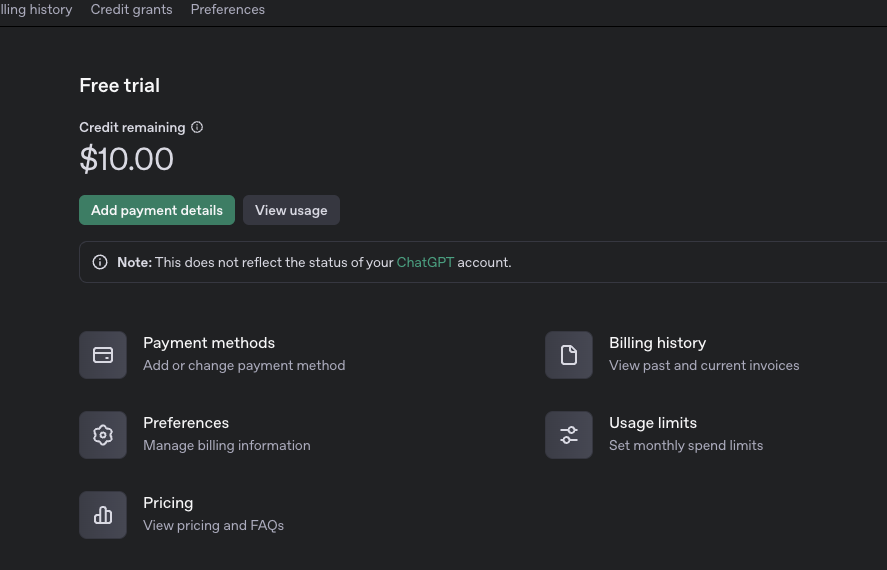

The script that saved this image:
import tkinter as tk
from PIL import ImageGrab

class ScreenshotTool:
    def __init__(self, on_screenshot_complete):
        self.root = tk.Tk()
        # self.root.attributes('-fullscreen', True)
        self.root.attributes('-alpha', 0.15)  # semi-transparent
        # self.root.configure(background='black')
        self.root.attributes("-topmost", True)
        self.root.bind('<Escape>', lambda e: self.root.destroy())
        screen_width = self.root.winfo_screenwidth()
        screen_height = self.root.winfo_screenheight()
        self.root.geometry(f"{screen_width}x{screen_height}+0+0")
        self.canvas = tk.Canvas(self.root, cursor="cross", bg='black')
        self.canvas.pack(fill=tk.BOTH, expand=True)

        self.start_x = None
        self.start_y = None
        self.rect = None

        self.canvas.bind("<ButtonPress-1>", self.on_mouse_down)
        self.canvas.bind("<B1-Motion>", self.on_mouse_drag)
        self.canvas.bind("<ButtonRelease-1>", self.on_mouse_up)

        self.on_screenshot_complete = on_screenshot_complete
        
    def start(self):
        self.root.mainloop()

    def on_mouse_down(self, event):
        self.start_x = self.canvas.canvasx(event.x)
        self.start_y = self.canvas.canvasy(event.y)
        self.rect = self.canvas.create_rectangle(self.start_x, self.start_y,
                                                 self.start_x, self.start_y,
                                                 outline='gray', width=2)

    def on_mouse_drag(self, event):
        cur_x, cur_y = (self.canvas.canvasx(event.x), self.canvas.canvasy(event.y))
        self.canvas.coords(self.rect, self.start_x, self.start_y, cur_x, cur_y)

    def on_mouse_up(self, event):
        end_x = self.canvas.canvasx(event.x)
        end_y = self.canvas.canvasy(event.y)

        x1 = int(min(self.start_x, end_x))
        y1 = int(min(self.start_y, end_y))
        x2 = int(max(self.start_x, end_x))
        y2 = int(max(self.start_y, end_y))

        self.root.withdraw()  # hide window before capturing
        self.root.update()
        img = ImageGrab.grab(bbox=(x1, y1, x2, y2))
        img.save("screenshot.png")
        print("Screenshot saved as screenshot.png")
        self.root.destroy()
        self.on_screenshot_complete(img)
